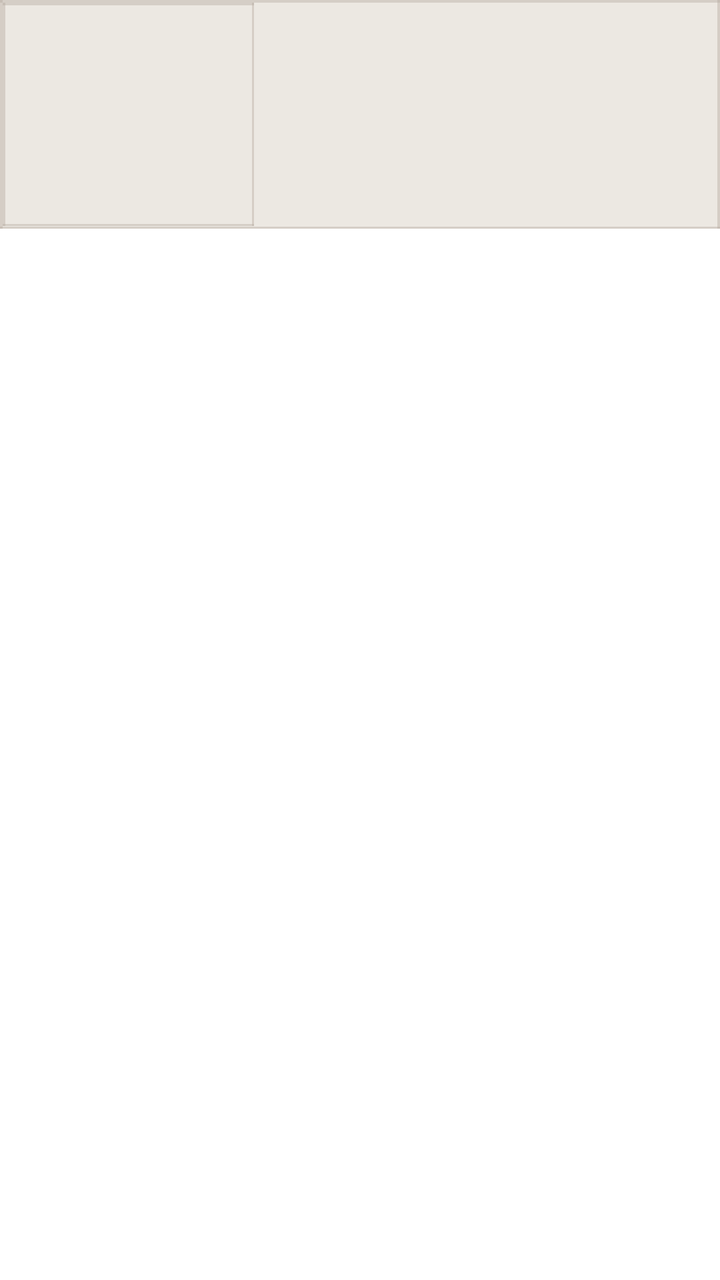
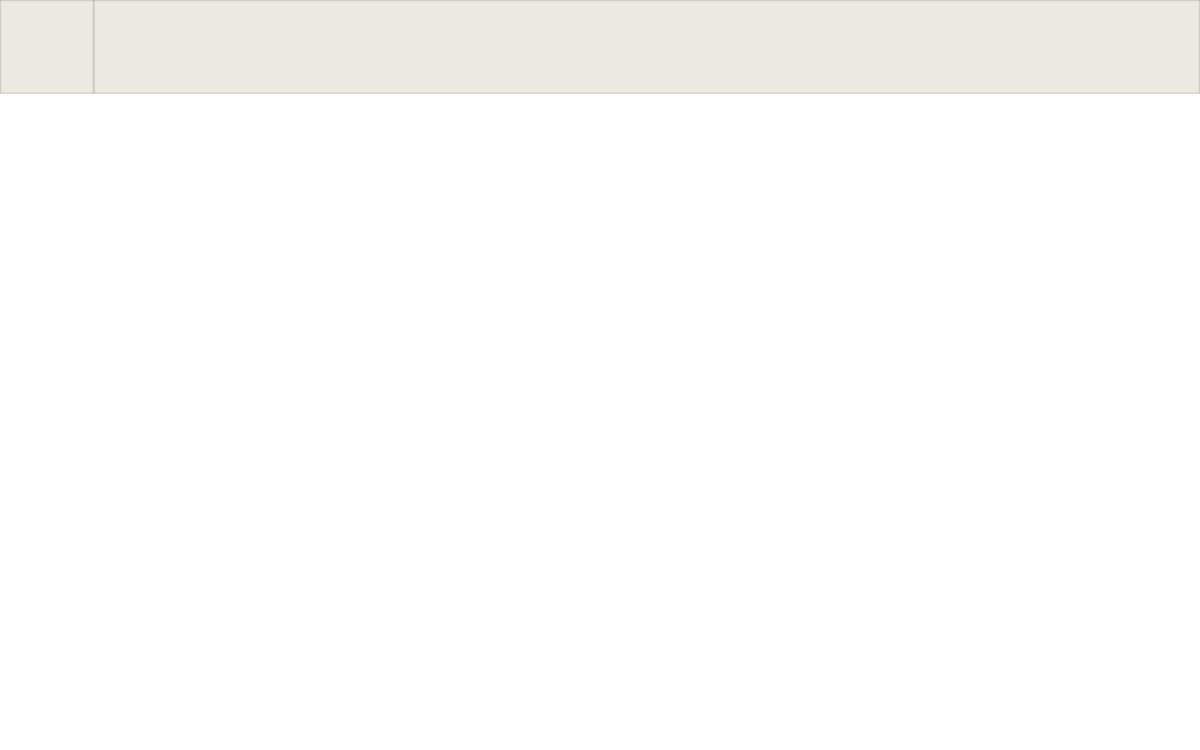

First picture: res/layout/ on a phone held upright. Second picture: the repository's own variant of that layout, on a device whose configuration matches the variant's folder. Source for both follows.
<!-- AndroidManifest.xml: application theme AppTheme -->
<!-- res/layout/composite_interlocutor.xml -->
<RelativeLayout xmlns:android="http://schemas.android.com/apk/res/android"
    android:layout_width="fill_parent"
    android:layout_height="fill_parent"
    android:background="@color/AppBackground"
   >


    <LinearLayout
            android:layout_width="fill_parent"
            android:layout_height="wrap_content"
            android:layout_alignParentTop="true"
            android:layout_centerHorizontal="true"
            android:background="@drawable/border_img">

        <RelativeLayout
                android:background="@drawable/border_img"
                android:id="@+id/message_item_image"
                android:layout_width="wrap_content"
                android:layout_weight="0.15"
                android:layout_height="match_parent"
                >
            <ImageView
                    android:layout_width="70dp"
                    android:layout_height="70dp"
                    android:layout_alignParentTop="true"
                    android:layout_alignParentLeft="true"
                    android:layout_marginLeft="15dp"
                    android:layout_marginTop="15dp"
                    android:id="@+id/composite_interlocutor_img"
                    >
            </ImageView>
            <TextView
                    android:layout_marginTop="5dp"
                    android:layout_width="wrap_content"
                    android:layout_height="wrap_content"
                    android:layout_below="@+id/composite_interlocutor_img"
                    android:id="@+id/composite_interlocutor_login"
                    android:layout_alignLeft="@+id/composite_interlocutor_img"></TextView>
        </RelativeLayout>

        <RelativeLayout
                android:id="@+id/message_item_last"
                android:layout_weight="0.85"
                android:layout_width="wrap_content"
                android:layout_height="match_parent"
                >
            <TextView android:layout_width="wrap_content"
                      android:layout_height="wrap_content"
                    android:id="@+id/composite_interlocutor_last_login"
                    android:layout_alignParentTop="true"
                    android:layout_alignParentLeft="true"
                    android:textStyle="bold"
                    android:layout_marginLeft="15dp"
                    android:layout_marginTop="15dp">
            </TextView>
            <TextView android:layout_width="wrap_content"
                      android:layout_height="wrap_content"
                    android:layout_below="@+id/composite_interlocutor_last_login"
                    android:layout_alignLeft="@+id/composite_interlocutor_last_login"
                    android:layout_marginTop="5dp"
                    android:id="@+id/composite_interlocutor_last_msg"></TextView>
        </RelativeLayout>
    </LinearLayout>
</RelativeLayout>
<!-- resources referenced by this layout -->
<resources>
  <!-- drawable border_img: png bitmap (drawable-hdpi, 111 bytes) -->
  <style name="AppTheme" parent="AppBaseTheme">
          <item name="android:windowNoTitle">true</item>
          
      </style>
  <style name="AppBaseTheme" parent="android:Theme.Light">
          
      </style>
</resources>
<!-- res/layout-xlarge/composite_interlocutor.xml (the repository's variant of the layout above) -->
<!-- drawn on a large tablet held sideways -->
<RelativeLayout xmlns:android="http://schemas.android.com/apk/res/android"
    xmlns:tools="http://schemas.android.com/tools"
    android:layout_width="fill_parent"
    android:layout_height="fill_parent"
    android:background="#fff"
   >


    <LinearLayout
            android:layout_width="fill_parent"
            android:layout_height="wrap_content"
            android:layout_alignParentTop="true"

            android:layout_centerHorizontal="true">

        <LinearLayout
                android:layout_width="100dp"
                android:layout_height="100dp"
                android:background="@drawable/border_img">

        </LinearLayout>

        <LinearLayout
                android:orientation="vertical"
                android:layout_width="fill_parent"
                android:layout_height="fill_parent"
                android:background="@drawable/border_img">
        </LinearLayout>
    </LinearLayout>
</RelativeLayout>
